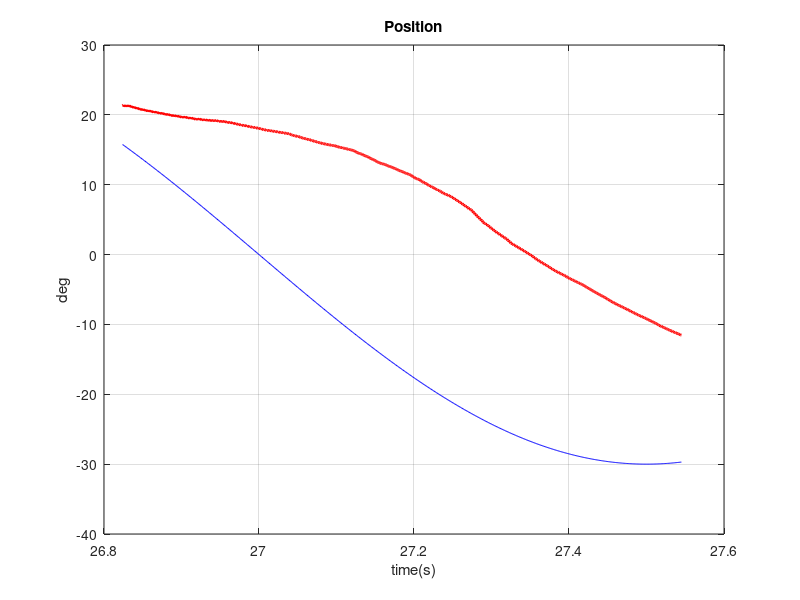
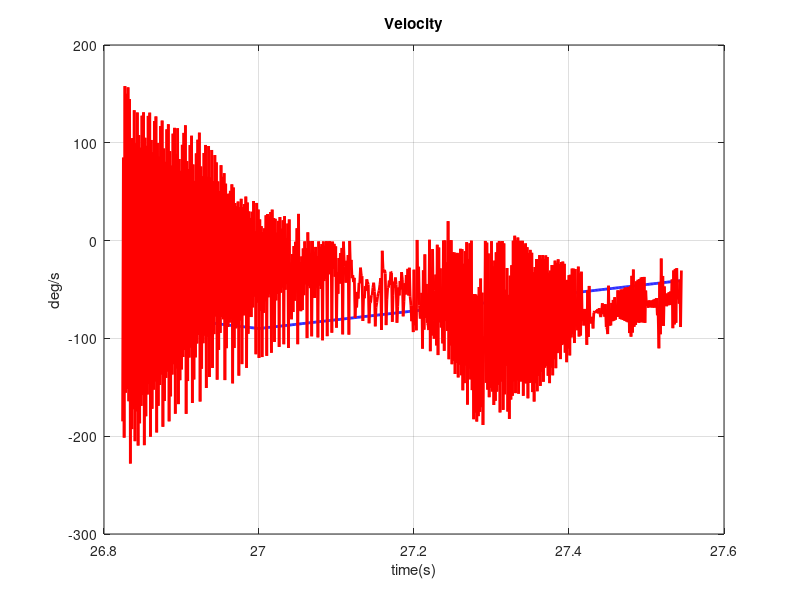
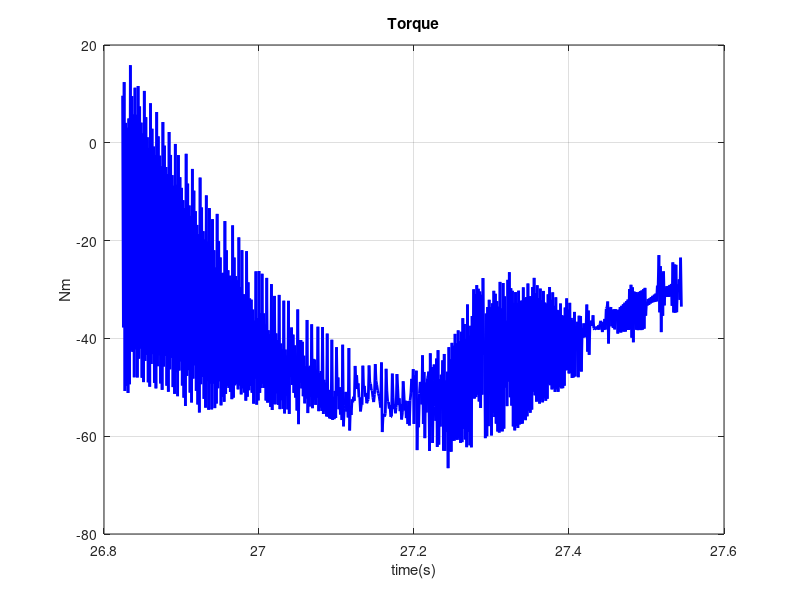
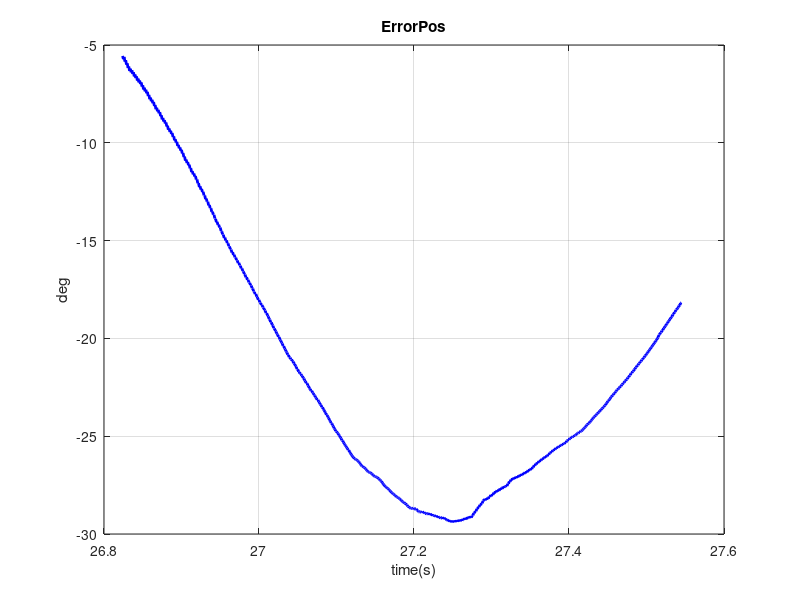

Reproduce these figures in MATLAB, in order.
Sampling = 0.001;

temp = load("Joint1.txt");

time = temp(:,3)*Sampling;
desired_pos = temp(:,4);
current_pos = temp(:,5);
desired_vel = temp(:,6);
current_vel = temp(:,7);
desired_torque = temp(:,8);
error_pos = temp(:,9);
error_vel = temp(:,10);

figure(1)
plot(time,desired_pos,'b',time,current_pos,'r','linewidth',2);
grid on;
xlabel("time(s)");
ylabel("deg");
title("Position");

figure(2)
plot(time,desired_vel,'b','linewidth',2,time,current_vel,'r','linewidth',2);
grid on;
xlabel("time(s)");
ylabel("deg/s");
title("Velocity");

figure(3)
plot(time,desired_torque,'b','linewidth',2);
grid on;
xlabel("time(s)");
ylabel("Nm");
title("Torque");

figure(4)
plot(time,error_pos,'b','linewidth',2);
grid on;
xlabel("time(s)");
ylabel("deg");
title("ErrorPos");

figure(5)
plot(time,error_vel,'b','linewidth',2);
grid on;
xlabel("time(s)");
ylabel("deg/s");
title("ErrorVel");